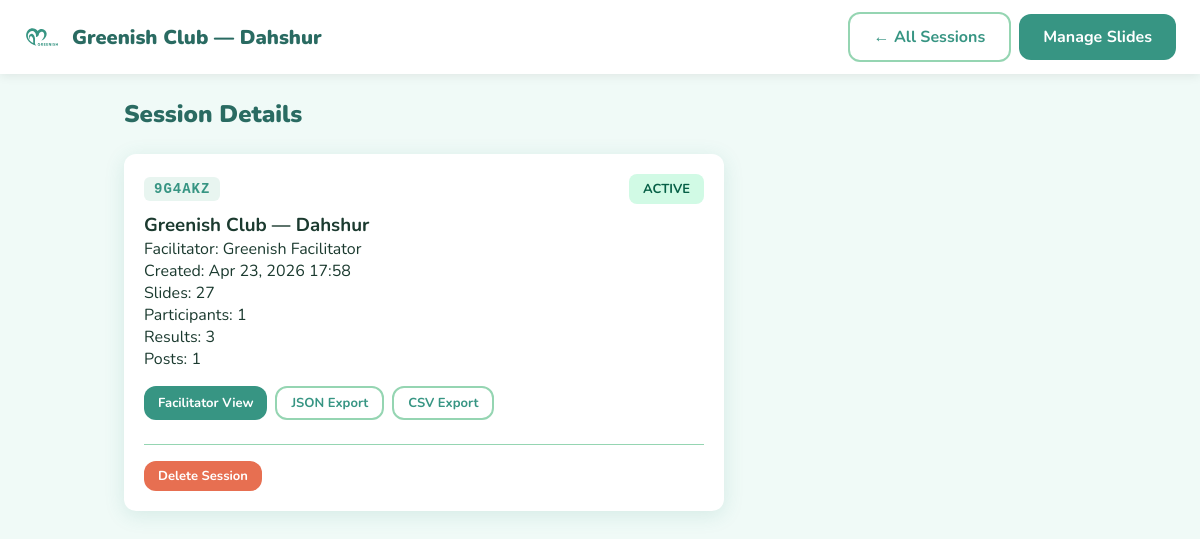
The page /session/cms/9G4AKZ/ (signed in) on the database its author committed.
### session/models.py (models this page shows, shortened)
class Session(models.Model):
    STATUS_CHOICES = [
        ('waiting', 'Waiting'),
        ('active', 'Active'),
        ('ended', 'Ended'),
    ]
    code = models.CharField(max_length=6, unique=True, default=generate_session_code)
    title = models.CharField(max_length=255)
    facilitator_name = models.CharField(max_length=100, blank=True, default='')
    facilitator_password = models.CharField(max_length=128, blank=True, default='')
    status = models.CharField(max_length=10, choices=STATUS_CHOICES, default='waiting')
    current_slide_index = models.PositiveIntegerField(default=0)
    activity_active = models.BooleanField(default=False)
    created_at = models.DateTimeField(auto_now_add=True)

### session/cms_views.py (the view)
# urls.py: path('cms/<str:code>/', cms_views.cms_session_detail, name='cms_session_detail'),
@never_cache
@staff_member_required(login_url='/session/cms/login/')
def cms_session_detail(request, code):
    session = get_object_or_404(Session, code=code)
    return render(request, 'session/cms/session_detail.html', {'session': session})

### session/templates/session/cms/session_detail.html (shortened to what this page needs)
<!DOCTYPE html>
<html lang="en">
<head>
    <link rel="stylesheet" href="/static/css/session.css?v=5">
    <link rel="stylesheet" href="/static/css/cms.css?v=5">
</head>
<body class="cms-page">
    <header class="cms-header">
        <div class="cms-header-left">
            <img src="/static/img/logo.svg?v=5" alt="Greenish" class="cms-logo">
            <h1>{{ session.title }}</h1>
        </div>
        <div class="cms-header-right">
            <a href="{% url 'cms_sessions' %}" class="btn btn-outline">← All Sessions</a>
            <a href="{% url 'cms_slides' code=session.code %}" class="btn btn-primary">Manage Slides</a>
        </div>
    </header>
    <main class="cms-main">
        <div class="cms-section-header">
            <h2>Session Details</h2>
        </div>
        <div class="cms-session-card" style="max-width:600px;">
            <div class="session-card-header">
                <span class="session-code">{{ session.code }}</span>
                <span class="session-status status-{{ session.status }}">{{ session.get_status_display }}</span>
            </div>
            <h3>{{ session.title }}</h3>
            <p>Facilitator: {{ session.facilitator_name }}</p>
            <p>Created: {{ session.created_at|date:"M d, Y H:i" }}</p>
            <p>Slides: {{ session.slides.count }}</p>
            <p>Participants: {{ session.participants.count }}</p>
            <p>Results: {{ session.results.count }}</p>
            <p>Posts: {{ session.posts.count }}</p>
            <div class="session-card-actions" style="margin-top:16px;">
                <a href="{% url 'session_facilitator' code=session.code %}" class="btn btn-primary btn-small">Facilitator View</a>
                <a href="{% url 'cms_export' code=session.code %}" class="btn btn-outline btn-small">JSON Export</a>
                <a href="{% url 'cms_export_csv' code=session.code %}" class="btn btn-outline btn-small">CSV Export</a>
            </div>
            <div style="margin-top:24px; padding-top:16px; border-top:1px solid var(--primary-pale);">
                <form method="post" action="{% url 'cms_delete_session' code=session.code %}" onsubmit="return confirm('Are you sure you want to delete this session? This cannot be undone.');" style="display:inline;">
                    <button type="submit" class="btn btn-danger btn-small">Delete Session</button>
                </form>
            </div>
        </div>
    </main>
</body>
</html>

### static/css/session.css (style rules this page uses)
:root { --primary: #379583; --primary-dark: #2A6B62; --primary-light: #52B788; --primary-pale: #95D5B2; --primary-tint: #E8F5F0; --bg: #F0FAF7; --text-dark: #1B3A2F; --text-muted: #5A7A70; --alert: #E76F51; --accent: #52B788; --white: #FFFFFF; --shadow: 0 4px 20px rgba(55, 149, 131, 0.15); --shadow-lg: 0 8px 40px rgba(55, 149, 131, 0.2); --radius: 12px; --radius-lg: 20px; --transition: all 0.3s cubic-bezier(0.4, 0, 0.2, 1); --glass-bg: rgba(255, 255, 255, 0.72); --glass-border: rgba(255, 255, 255, 0.3); --nature-1: #1a4731; --nature-2: #245a3d; --nature-3: #379583; --nature-4: #52B788; --nature-5: #95D5B2; --coral: #E76F51; --gold: #F4A261; --ocean: #2196F3; }
* { margin: 0; padding: 0; box-sizing: border-box; }
body { font-family: 'Nunito', sans-serif; background: var(--bg); color: var(--text-dark); min-height: 100vh; overflow-x: hidden; }
.btn { display: inline-flex; align-items: center; justify-content: center; gap: 8px; padding: 12px 24px; border: none; border-radius: var(--radius); font-family: 'Nunito', sans-serif; font-weight: 700; font-size: 16px; cursor: pointer; transition: var(--transition); text-decoration: none; }
.btn-primary { background: var(--primary); color: var(--white); }
.btn-danger { background: var(--alert); color: var(--white); }
.btn-outline { background: transparent; color: var(--primary); border: 2px solid var(--primary-pale); }
.btn-small { padding: 6px 14px; font-size: 13px; }
.session-code { background: var(--primary-tint); color: var(--primary-dark); padding: 6px 14px; border-radius: 8px; font-weight: 700; font-size: 14px; letter-spacing: 1px; }
.session-status { padding: 6px 14px; border-radius: 8px; font-weight: 700; font-size: 13px; text-transform: uppercase; }
.status-active { background: #D1FAE5; color: #065F46; }

### static/css/cms.css (style rules this page uses)
.cms-page { min-height: 100vh; background: var(--bg); }
.cms-header { background: var(--white); padding: 12px 24px; display: flex; align-items: center; justify-content: space-between; box-shadow: 0 2px 10px rgba(0,0,0,0.08); z-index: 10; position: sticky; top: 0; }
.cms-header-left { display: flex; align-items: center; gap: 12px; }
.cms-header-right { display: flex; align-items: center; gap: 8px; }
.cms-logo { width: 36px; height: 36px; }
.cms-header h1 { font-size: 20px; font-weight: 900; color: var(--primary-dark); }
.cms-main { max-width: 1000px; margin: 0 auto; padding: 24px; }
.cms-section-header { display: flex; align-items: center; justify-content: space-between; margin-bottom: 24px; }
.cms-section-header h2 { font-size: 24px; font-weight: 900; color: var(--primary-dark); }
.btn-small { padding: 6px 14px; font-size: 13px; }
.cms-session-card { background: var(--white); border-radius: var(--radius); padding: 20px; box-shadow: var(--shadow); transition: var(--transition); }
.session-card-header { display: flex; align-items: center; justify-content: space-between; margin-bottom: 8px; }
.session-card-actions { display: flex; gap: 8px; flex-wrap: wrap; }
.session-code { font-family: monospace; font-size: 14px; font-weight: 700; color: var(--primary); background: var(--primary-tint); padding: 4px 10px; border-radius: 6px; letter-spacing: 1px; }

### rows shown on the page
Session: title "Greenish Club — Dahshur", code "9G4AKZ", status "ACTIVE", facilitator_name "Greenish Facilitator", created_at "Apr 23, 2026 17:58", slides.count "27", participants.count "1", results.count "3", posts.count "1"
